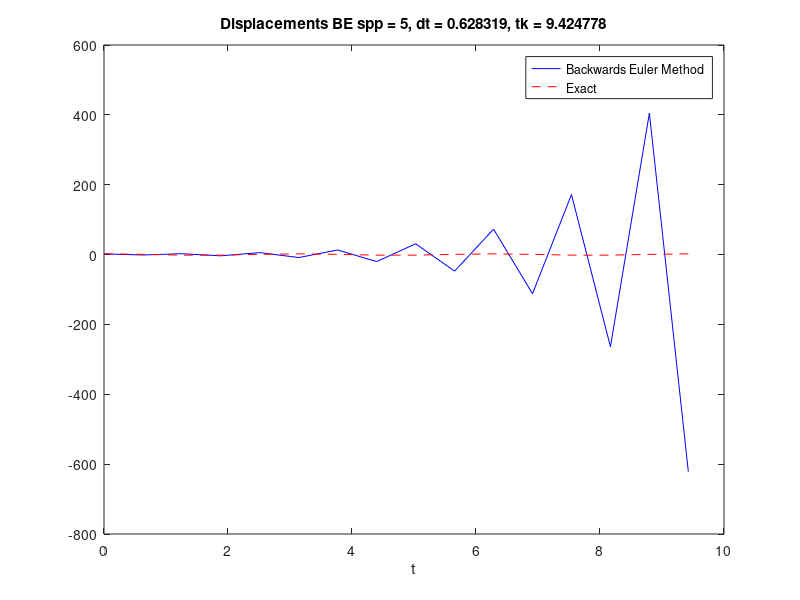

Write the MATLAB code that produced this figure.
% Mattia Cipriani Exercise 4.14
% osc_BE solves the problem of the simple oscillator using first order
% Backward Euler Method.

clc
clear all
close all

omega0 = 2;

% Initial condition
X_0 = 2;
T0 = 2*pi/omega0;
% the following 2 lines allows the user to decide the number of steps per
% period in order to determine the dt. (the exercise ask for 20 and 2000)
steps_per_period = input('steps per period = ');
spp = steps_per_period;
dt = T0/spp;
tk = 3*T0; % 3 succesive periods in the plot

N_t = floor(tk/dt); % floor is rounding the fraction in case it is not an integer
t = linspace(0, N_t*dt, N_t+1);
% definition of two zero vectors for position and velocity
u = zeros(N_t+1, 1);
v = zeros(N_t+1, 1);

% boudery conditions 
u(1) = X_0;
v(1) = 0;

% Step equations forward in time
for n = 1:N_t 
    % Backward Euler Method : y(n+1) = y(n) + h*f(x(n+1),y(n+1))
    % the implicit methods requiere a fixed-poit iteration
    u(n+1) = u(n) - dt*v(n);
    v(n+1) = v(n) + dt*omega0^2*u(n+1);
    u(n+1) = u(n) - dt*v(n+1);
end

% plot numerical solution(Backward Euler Method) and exact solution
plot(t, u, 'b-', t, X_0*cos(omega0*t), 'r--');
legend('Backwards Euler Method', 'Exact');
title(sprintf('Displacements BE spp = %g, dt = %g, tk = %f', spp, dt, tk))
xlabel('t');

% print the plot obtained in two files
% print('tmp', '-dpdf'); 
print('tmp', '-dpng');

